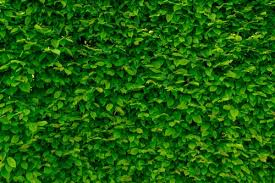
#> input picture green.jpeg, 275 x 183 px
$ python noise_test.py
#> lines starting #> are read from the running program, lines starting #| are printed output that depends on the picture
#> further down, img is the input picture: shape (183, 275, 3); mean B, G, R 12.8, 95.2, 27.8
### noise.py
import numpy as np
import cv2

def noise_image(image, factor):

#> called with factor = 0.5
    row, col, channel = image.shape
#> row = 183; col = 275; channel = 3
    gauss = np.random.randn(row, col, channel)
    assert (gauss.shape == (row, col, channel))

    noisy_image = np.add(image, np.multiply(image, np.multiply(gauss, factor)))
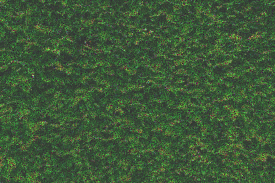
#> noisy_image: shape (183, 275, 3) float64; mean B, G, R 12.9, 95.8, 27.9; drawn with min black and max white
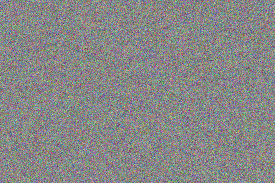
#> gauss: shape (183, 275, 3) float64; mean B, G, R 0.000151, 0.0109, 0.00361; drawn with min black and max white

    return noisy_image

### noise_test.py
import noise
import cv2
import numpy as np

img = cv2.imread('green.jpeg')
img = np.uint8(noise.noise_image(img, 0.5))
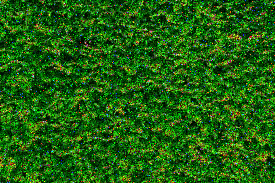
#> img: shape (183, 275, 3); mean B, G, R 15, 96.1, 30.8

cv2.imshow('image', img)
cv2.waitKey(0)
#> (the run stopped early here; a loop or call above may not have finished)
